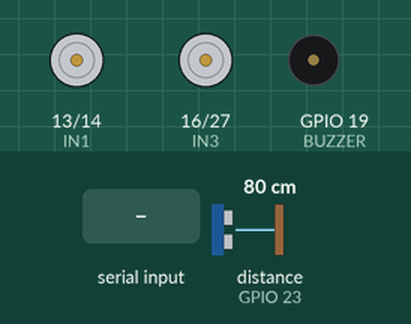
Recording of a sketch running on a simulated ESP32. On the bench: motor-driver pin pairs drawn as motors (green arrow = first pin HIGH = forward, orange = second pin HIGH = backward, longer = more drive, scaled by the enable pin), buzzer (waves = sounding, pin HIGH). Wiring (inferred from the names in the program): ultrasonic range finder: trigger GPIO 22; echo GPIO 23. Inputs (shaded band) come from the test bench; at power-on: distance to the obstacle (sensor on GPIO 23) 80 cm. The echo pulse lasts 58.3 µs per cm; nothing arrives over Bluetooth unless stated; pins used as bus, display or sensor lines are not drawn.

Above: at 1.2 s.
1.3 s: "H" received over the second serial link
At 1.43 s:
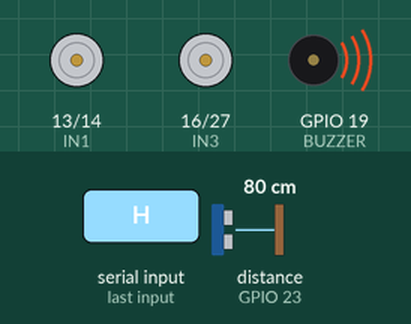
3.0 s: "F" received over the second serial link
At 3.8 s:
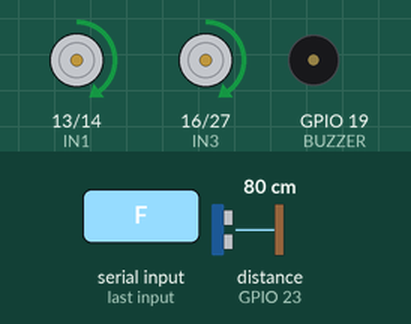
4.5 s: "R" received over the second serial link
At 5.7 s:
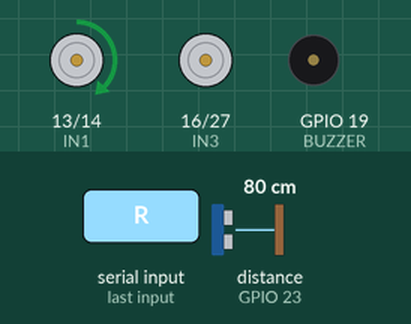
6.0 s: "L" received over the second serial link
At 6.8 s:
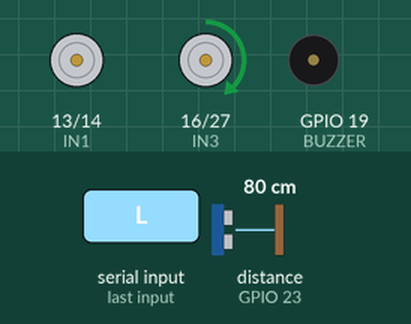
7.5 s: "B" received over the second serial link
At 8.7 s:
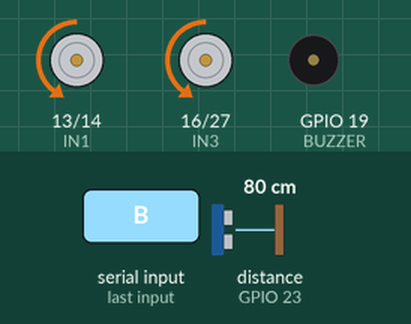
9.0 s: "H" received over the second serial link
At 9.15 s:
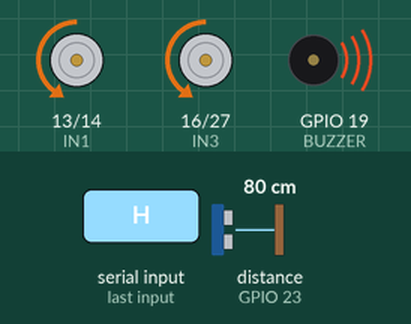
Timing chart, 0 to 11.7 s (numbered marks = the images above; inputs shaded):
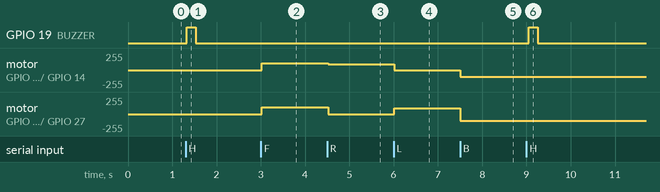

The sketch:

hardwarecode.ino
```cpp
#include "BluetoothSerial.h"

BluetoothSerial SerialBT;

// Motor A (Left)
const uint8_t ENA = 26;  // Speed
const uint8_t IN1 = 13;  // Direction
const uint8_t IN2 = 14;  // Direction

// Motor B (Right)
const uint8_t ENB = 25;  // Speed
const uint8_t IN3 = 16;  // Direction
const uint8_t IN4 = 27;  // Direction

// Accessories
const uint8_t BUZZER = 19;
const uint8_t TRIG = 22;
const uint8_t ECHO = 23;

const int DISTANCE_THRESHOLD = 10;  // 10cm
char currentCommand = 'S';          // Store the current active command

void setup() {
  Serial.begin(115200);
  SerialBT.begin("ESP32_Wheelchair");

  pinMode(ENA, OUTPUT);
  pinMode(IN1, OUTPUT);
  pinMode(IN2, OUTPUT);
  pinMode(ENB, OUTPUT);
  pinMode(IN3, OUTPUT);
  pinMode(IN4, OUTPUT);

  pinMode(BUZZER, OUTPUT);
  pinMode(TRIG, OUTPUT);
  pinMode(ECHO, INPUT);
}

void loop() {
  int distance = getDistance();

  // Check for new commands
  // Inside your ESP32 loop()
  while (SerialBT.available()) {
    char incomingCmd = SerialBT.read();

    if (incomingCmd == 'H') {
      digitalWrite(BUZZER, HIGH);
      delay(200);
      digitalWrite(BUZZER, LOW);
    } else {
      currentCommand = incomingCmd;
    }
  }

  // Continuous Safety Override
  if ((distance > 0) && (distance < DISTANCE_THRESHOLD) && (currentCommand == 'F' || currentCommand == 'R' || currentCommand == 'L')) {
    driveMotors(0, 0);
  } else {
    executeCommand(currentCommand);
  }

  // Small delay to prevent flooding the Bluetooth connection
  delay(50);
}

void executeCommand(char cmd) {
  switch (cmd) {
    case 'F': driveMotors(100, 100); break;
    case 'B': driveMotors(-100, -100); break;
    case 'L': driveMotors(0, 90); break;
    case 'R': driveMotors(90, 0); break;
    case 'S': driveMotors(0, 0); break;
    case 'E': driveMotors(0, 0); break; // Added 'E' for Emergency Stop
  }
}

int getDistance() {
  digitalWrite(TRIG, LOW);
  delayMicroseconds(2);

  digitalWrite(TRIG, HIGH);
  delayMicroseconds(10);
  digitalWrite(TRIG, LOW);

  int duration = pulseIn(ECHO, HIGH);

  int distanceCm = duration * 0.034 / 2;
  return distanceCm;
}

void driveMotors(int left, int right) {
  // Left Motor (A)
  digitalWrite(IN1, left > 0);
  digitalWrite(IN2, left < 0);
  analogWrite(ENA, abs(left));

  // Right Motor (B)
  digitalWrite(IN3, right > 0);
  digitalWrite(IN4, right < 0);
  analogWrite(ENB, abs(right));
}
```

Measured:
- after the input at 1.3 s, GPIO 19 (BUZZER): LOW → HIGH at once, → LOW 0.20 s later
- after the input at 3.0 s, motor on GPIO 13 (IN1) / GPIO 14 (IN2), motor on GPIO 16 (IN3) / GPIO 27 (IN4): stopped → forward 100/255 at once
- after the input at 4.5 s, motor on GPIO 13 (IN1) / GPIO 14 (IN2): forward 100/255 → forward 90/255 at once; motor on GPIO 16 (IN3) / GPIO 27 (IN4): forward 100/255 → stopped at once
- after the input at 6.0 s, motor on GPIO 13 (IN1) / GPIO 14 (IN2): forward 90/255 → stopped at once; motor on GPIO 16 (IN3) / GPIO 27 (IN4): stopped → forward 90/255 at once
- after the input at 7.5 s, motor on GPIO 13 (IN1) / GPIO 14 (IN2): stopped → backward 100/255 at once; motor on GPIO 16 (IN3) / GPIO 27 (IN4): forward 90/255 → backward 100/255 at once
- after the input at 9.0 s, GPIO 19 (BUZZER): LOW → HIGH after 0.05 s, → LOW 0.20 s later
